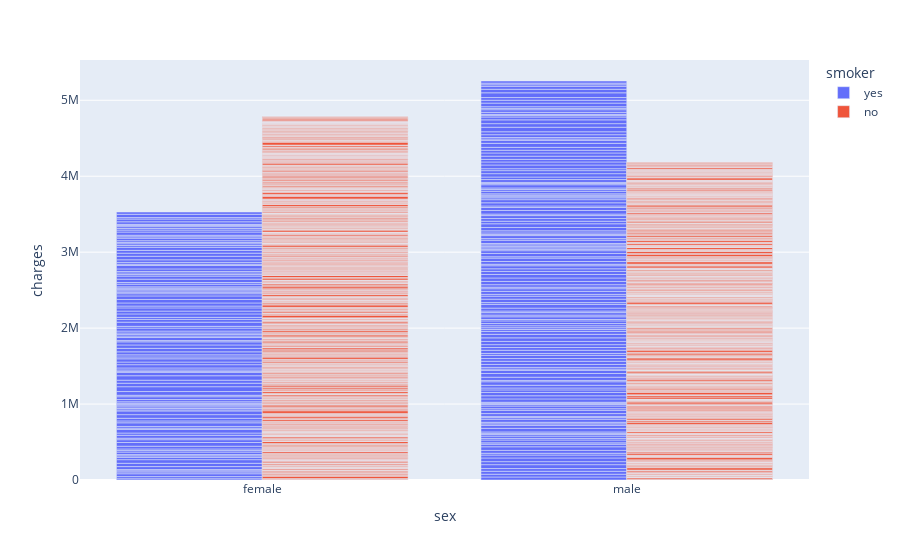

Notebook source saved alongside this figure:
### Code cell
fig = px.bar(
    medical_df,
    x='sex',
    y='charges',
    color='smoker',
    barmode='group',
)
fig.show()

### Figure 1 — Plotly figure (JSON) as saved in the notebook; plotly's stock layout.template omitted (floating-point values rounded to 4 significant figures; data arrays with more than 128 entries replaced by an {"elided": "..."} marker saying what was removed)
{"data": [{"alignmentgroup": "True", "hovertemplate": "smoker=yes<br>sex=%{x}<br>charges=%{y}<extra></extra>", "legendgroup": "yes", "marker": {"color": "#636efa", "pattern": {"shape": ""}}, "name": "yes", "offsetgroup": "yes", "orientation": "v", "showlegend": true, "textposition": "auto", "type": "bar", "x": {"elided": "274 str values"}, "xaxis": "x", "y": {"elided": "274 float values"}, "yaxis": "y"}, {"alignmentgroup": "True", "hovertemplate": "smoker=no<br>sex=%{x}<br>charges=%{y}<extra></extra>", "legendgroup": "no", "marker": {"color": "#EF553B", "pattern": {"shape": ""}}, "name": "no", "offsetgroup": "no", "orientation": "v", "showlegend": true, "textposition": "auto", "type": "bar", "x": {"elided": "1064 str values"}, "xaxis": "x", "y": {"elided": "1064 float values"}, "yaxis": "y"}], "layout": {"barmode": "group", "legend": {"title": {"text": "smoker"}, "tracegroupgap": 0}, "margin": {"t": 60}, "xaxis": {"anchor": "y", "domain": [0, 1], "title": {"text": "sex"}}, "yaxis": {"anchor": "x", "domain": [0, 1], "title": {"text": "charges"}}}}
